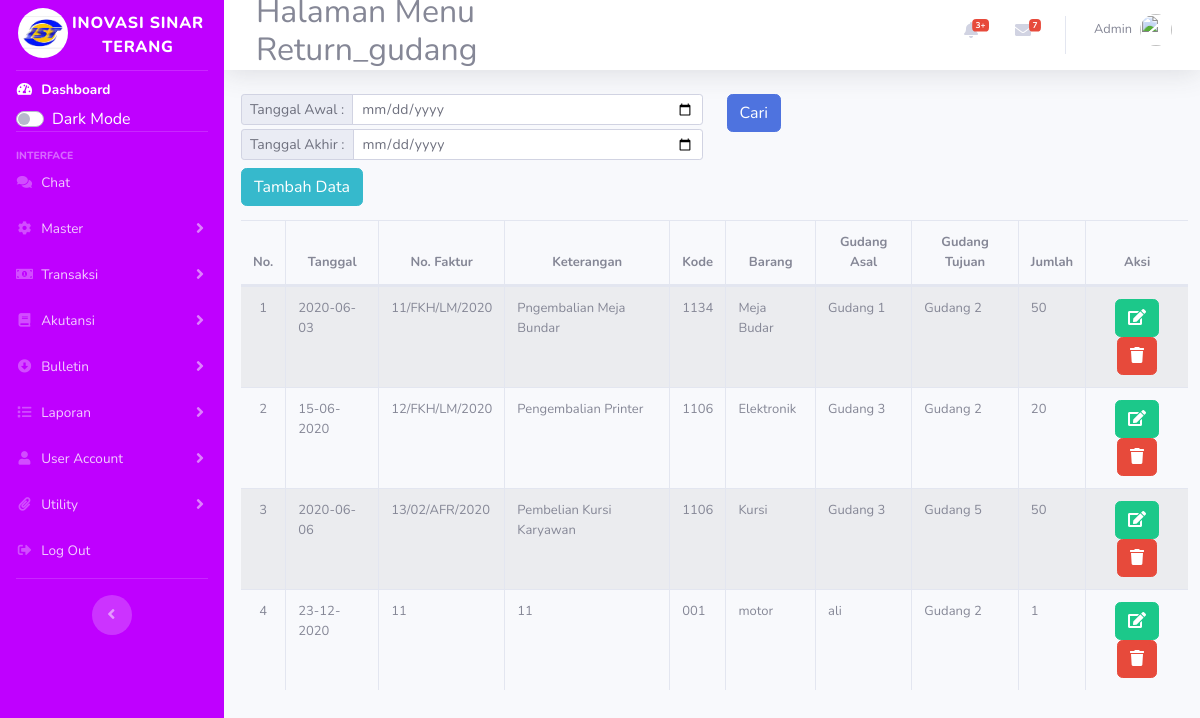
The app's page /index.php/return_gudang with its own data.
### tables this page shows
CREATE TABLE `return_gudang` (
  `id` int(11) NOT NULL,
  `tanggal` varchar(50) NOT NULL,
  `no_faktur` varchar(50) NOT NULL,
  `keterangan` varchar(50) NOT NULL,
  `kode` varchar(50) NOT NULL,
  `barang` varchar(50) NOT NULL,
  `gudang_asal` varchar(50) NOT NULL,
  `gudang_tujuan` varchar(50) NOT NULL,
  `jumlah` varchar(50) NOT NULL,
  `kode_id` varchar(50) NOT NULL
);

### application/controllers/Return_gudang.php (called while the page is built, shortened)
<?php
class Return_gudang extends CI_Controller {
    public function __construct(){
        $this->load->model('m_returngudang');
        $this->load->library('form_validation');
    }
    public function index(){
        $topik['judul'] = 'Halaman Menu Return_gudang';
        $data['return_gudang'] = $this->m_returngudang->tampil_data();
        $this->load->view('templates/header',$topik);
        $this->load->view('return_gudang/index',$data);
        $this->load->view('templates/footer');
    }
}

### index.php (called while the page is built, shortened)
<?php
require_once BASEPATH.'core/CodeIgniter.php';

### application/models/M_returngudang.php (called while the page is built, shortened)
<?php
class M_returngudang extends CI_Model{
    public function tampil_data(){
        return $this->db->get('return_gudang')->result_array();
    }
}

### application/views/return_gudang/index.php (the view, shortened to what this page needs)
<div class="content-wrapper col-12">
<section class="content-header ml mt-2 auto">
<div style="margin-left:5px">
<div class="">
<div class="row mt-3 mb-2">
    <div class="col-lg-6">
        <form action="" method="post">
            <div class="input-group input-group-sm">
                <div class="input-group-prepend">
                    <label for="weekending" class="input-group-text">Tanggal Awal :</label>
                </div>
                <input type="date" name="weekending" id="weekending" class="form-control form-control-sm">
            </div>
            <div class="input-group input-group-sm mt-1">
                <div class="input-group-prepend">
                    <label for="noinv" class="input-group-text">Tanggal Akhir :</label>
                </div>
                <input type="date" name="noinv" id="noinv" class="form-control form-control-sm">
            </div>
        </form>
    </div>
    <div class="col-lg-6">
        <form action="" method="post">
        <div class="input-group input-group-sm mb-1">
                <div class="">
                    <label for="jabatan" class="btn btn-primary">Cari</label>
                </div>
            </div>
        </form>
    </div>
</div>
<a href="<?= base_url('return_gudang/tambah');?>" class="btn btn-info mb-2">Tambah Data</a>
<div class="table-responsive">
<table id="mytable" class="table table-striped table-bordered table-hover table-full-width dataTable" cellspacing="0" width="" style="font-size: small;">
        <thead>
            <tr style="text-align:center">
                <th>No.</th>
                <th>Tanggal</th>
                <th>No. Faktur</th>
                <th>Keterangan</th>
                <th>Kode</th>
                <th>Barang</th>
                <th>Gudang Asal</th>
                <th>Gudang Tujuan</th>
                <th>Jumlah</th>
                <th>Aksi</th>
            </tr>
        </thead>
        <tbody>
            <?php $i=1;?>
            <?php foreach ($return_gudang as $ret): ?>
            <tr>
                <td style="text-align:center">
                    <?php echo $i;?>
                </td>
                <td>
                    <?php echo $ret['tanggal'] ?>
                </td>
                <td width="">
                    <?php echo $ret['no_faktur'] ?>
                </td>
                <td width="">
                    <?php echo $ret['keterangan'] ?>
                </td>
                <td width="">
                    <?php echo $ret['kode'] ?>
                </td>
                <td width="">
                    <?php echo $ret['barang'] ?>
                </td>
                <td width="">
                    <?php echo $ret['gudang_asal'] ?>
                </td>
                <td width="">
                    <?php echo $ret['gudang_tujuan'] ?>
                </td>
                <td width="">
                    <?php echo $ret['jumlah'] ?>
                </td>
                <td style="text-align:center">
                    <a href="<?php echo base_url();?>return_gudang/edit/<?= $ret['id'];?>" class="btn btn-success" style=""><i class="fa fa-edit"></i></i></a>
                    <a href="<?= base_url();?>return_gudang/hapus/<?= $ret['id'];?>" class="btn btn-danger " style="" onclick="return confirm('Yakin ingin dihapus?');"><i class="fa fa-trash"></i></a>
                </td>
            </tr>
            <?php $i++;?>
            <?php endforeach; ?>
        </tbody>
    </table>
    </div>
</div>

### records on screen
return_gudang: tanggal "2020-06-03", no_faktur "11/FKH/LM/2020", keterangan "Pngembalian Meja Bundar", kode "1134", barang "Meja Budar", gudang_asal "Gudang 1", gudang_tujuan "Gudang 2", jumlah "50"
return_gudang: tanggal "15-06-2020", no_faktur "12/FKH/LM/2020", keterangan "Pengembalian Printer", kode "1106", barang "Elektronik", gudang_asal "Gudang 3", gudang_tujuan "Gudang 2", jumlah "20"
return_gudang: tanggal "2020-06-06", no_faktur "13/02/AFR/2020", keterangan "Pembelian Kursi Karyawan", kode "1106", barang "Kursi", gudang_asal "Gudang 3", gudang_tujuan "Gudang 5", jumlah "50"
return_gudang: tanggal "23-12-2020", no_faktur "11", keterangan "11", kode "001", barang "motor", gudang_asal "ali", gudang_tujuan "Gudang 2", jumlah "1"
